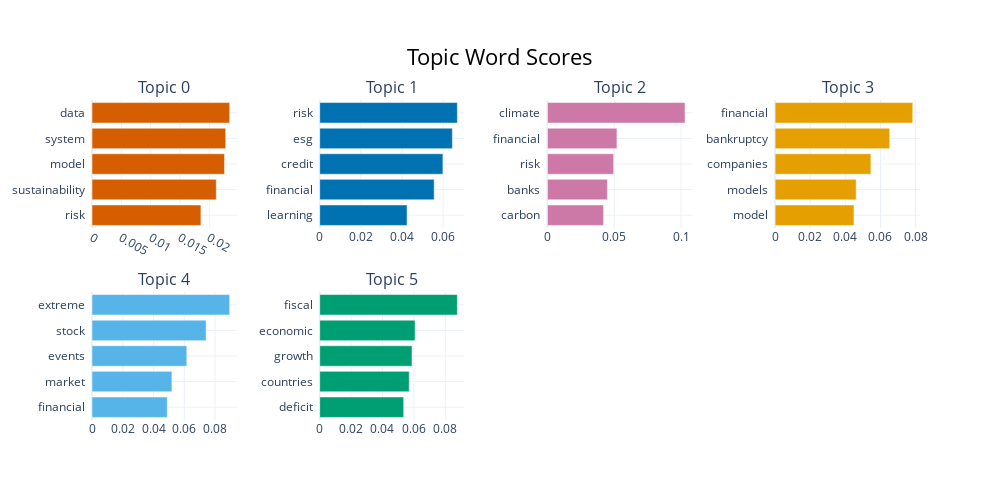

The cell this chart's notebook holds for it:
### Code cell
# Visualize Topics
topic_model.visualize_barchart()

### Figure 1 — Plotly figure (JSON) as saved in the notebook; plotly's stock layout.template omitted (floating-point values rounded to 4 significant figures)
{"data": [{"marker": {"color": "#D55E00"}, "orientation": "h", "type": "bar", "x": [0.01857, 0.02118, 0.02259, 0.02279, 0.02346], "xaxis": "x", "y": ["risk  ", "sustainability  ", "model  ", "system  ", "data  "], "yaxis": "y"}, {"marker": {"color": "#0072B2"}, "orientation": "h", "type": "bar", "x": [0.04244, 0.05563, 0.05987, 0.06448, 0.06689], "xaxis": "x2", "y": ["learning  ", "financial  ", "credit  ", "esg  ", "risk  "], "yaxis": "y2"}, {"marker": {"color": "#CC79A7"}, "orientation": "h", "type": "bar", "x": [0.04202, 0.04488, 0.04958, 0.05203, 0.103], "xaxis": "x3", "y": ["carbon  ", "banks  ", "risk  ", "financial  ", "climate  "], "yaxis": "y3"}, {"marker": {"color": "#E69F00"}, "orientation": "h", "type": "bar", "x": [0.0449, 0.04617, 0.05454, 0.06526, 0.07838], "xaxis": "x4", "y": ["model  ", "models  ", "companies  ", "bankruptcy  ", "financial  "], "yaxis": "y4"}, {"marker": {"color": "#56B4E9"}, "orientation": "h", "type": "bar", "x": [0.04894, 0.05195, 0.06164, 0.07422, 0.08951], "xaxis": "x5", "y": ["financial  ", "market  ", "events  ", "stock  ", "extreme  "], "yaxis": "y5"}, {"marker": {"color": "#009E73"}, "orientation": "h", "type": "bar", "x": [0.05351, 0.05705, 0.05882, 0.06076, 0.0877], "xaxis": "x6", "y": ["deficit  ", "countries  ", "growth  ", "economic  ", "fiscal  "], "yaxis": "y6"}], "layout": {"annotations": [{"font": {"size": 16}, "showarrow": false, "text": "Topic 0", "x": 0.0875, "xanchor": "center", "xref": "paper", "y": 1, "yanchor": "bottom", "yref": "paper"}, {"font": {"size": 16}, "showarrow": false, "text": "Topic 1", "x": 0.3625, "xanchor": "center", "xref": "paper", "y": 1, "yanchor": "bottom", "yref": "paper"}, {"font": {"size": 16}, "showarrow": false, "text": "Topic 2", "x": 0.6375, "xanchor": "center", "xref": "paper", "y": 1, "yanchor": "bottom", "yref": "paper"}, {"font": {"size": 16}, "showarrow": false, "text": "Topic 3", "x": 0.9125, "xanchor": "center", "xref": "paper", "y": 1, "yanchor": "bottom", "yref": "paper"}, {"font": {"size": 16}, "showarrow": false, "text": "Topic 4", "x": 0.0875, "xanchor": "center", "xref": "paper", "y": 0.4, "yanchor": "bottom", "yref": "paper"}, {"font": {"size": 16}, "showarrow": false, "text": "Topic 5", "x": 0.3625, "xanchor": "center", "xref": "paper", "y": 0.4, "yanchor": "bottom", "yref": "paper"}], "height": 500, "hoverlabel": {"bgcolor": "white", "font": {"family": "Rockwell", "size": 16}}, "showlegend": false, "title": {"font": {"color": "Black", "size": 22}, "text": "Topic Word Scores", "x": 0.5, "xanchor": "center", "yanchor": "top"}, "width": 1000, "xaxis": {"anchor": "y", "autorange": true, "domain": [0, 0.175], "range": [0, 0.0247], "showgrid": true, "type": "linear"}, "xaxis2": {"anchor": "y2", "autorange": true, "domain": [0.275, 0.45], "range": [0, 0.07041], "showgrid": true, "type": "linear"}, "xaxis3": {"anchor": "y3", "autorange": true, "domain": [0.55, 0.725], "range": [0, 0.1084], "showgrid": true, "type": "linear"}, "xaxis4": {"anchor": "y4", "autorange": true, "domain": [0.825, 1], "range": [0, 0.08251], "showgrid": true, "type": "linear"}, "xaxis5": {"anchor": "y5", "autorange": true, "domain": [0, 0.175], "range": [0, 0.09422], "showgrid": true, "type": "linear"}, "xaxis6": {"anchor": "y6", "autorange": true, "domain": [0.275, 0.45], "range": [0, 0.09231], "showgrid": true, "type": "linear"}, "xaxis7": {"anchor": "y7", "domain": [0.55, 0.725], "showgrid": true}, "xaxis8": {"anchor": "y8", "domain": [0.825, 1], "showgrid": true}, "yaxis": {"anchor": "x", "autorange": true, "domain": [0.6, 1], "range": [-0.5, 4.5], "showgrid": true, "type": "category"}, "yaxis2": {"anchor": "x2", "autorange": true, "domain": [0.6, 1], "range": [-0.5, 4.5], "showgrid": true, "type": "category"}, "yaxis3": {"anchor": "x3", "autorange": true, "domain": [0.6, 1], "range": [-0.5, 4.5], "showgrid": true, "type": "category"}, "yaxis4": {"anchor": "x4", "autorange": true, "domain": [0.6, 1], "range": [-0.5, 4.5], "showgrid": true, "type": "category"}, "yaxis5": {"anchor": "x5", "autorange": true, "domain": [0, 0.4], "range": [-0.5, 4.5], "showgrid": true, "type": "category"}, "yaxis6": {"anchor": "x6", "autorange": true, "domain": [0, 0.4], "range": [-0.5, 4.5], "showgrid": true, "type": "category"}, "yaxis7": {"anchor": "x7", "domain": [0, 0.4], "showgrid": true}, "yaxis8": {"anchor": "x8", "domain": [0, 0.4], "showgrid": true}}}
